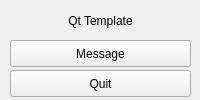
<?xml version="1.0" encoding="UTF-8"?>
<ui version="4.0">
 <class>Gui</class>
 <widget class="QMainWindow" name="Gui">
  <property name="geometry">
   <rect>
    <x>0</x>
    <y>0</y>
    <width>200</width>
    <height>100</height>
   </rect>
  </property>
  <property name="windowTitle">
   <string>Gui</string>
  </property>
  <widget class="QWidget" name="centralwidget">
   <widget class="QLabel" name="lblTitle">
    <property name="geometry">
     <rect>
      <x>10</x>
      <y>10</y>
      <width>181</width>
      <height>21</height>
     </rect>
    </property>
    <property name="text">
     <string>Qt Template</string>
    </property>
    <property name="alignment">
     <set>Qt::AlignCenter</set>
    </property>
   </widget>
   <widget class="QPushButton" name="btnMsg">
    <property name="geometry">
     <rect>
      <x>10</x>
      <y>40</y>
      <width>181</width>
      <height>27</height>
     </rect>
    </property>
    <property name="text">
     <string>Message</string>
    </property>
   </widget>
   <widget class="QPushButton" name="btnQuit">
    <property name="geometry">
     <rect>
      <x>10</x>
      <y>70</y>
      <width>181</width>
      <height>27</height>
     </rect>
    </property>
    <property name="text">
     <string>Quit</string>
    </property>
   </widget>
  </widget>
 </widget>
 <resources/>
 <connections/>
</ui>
